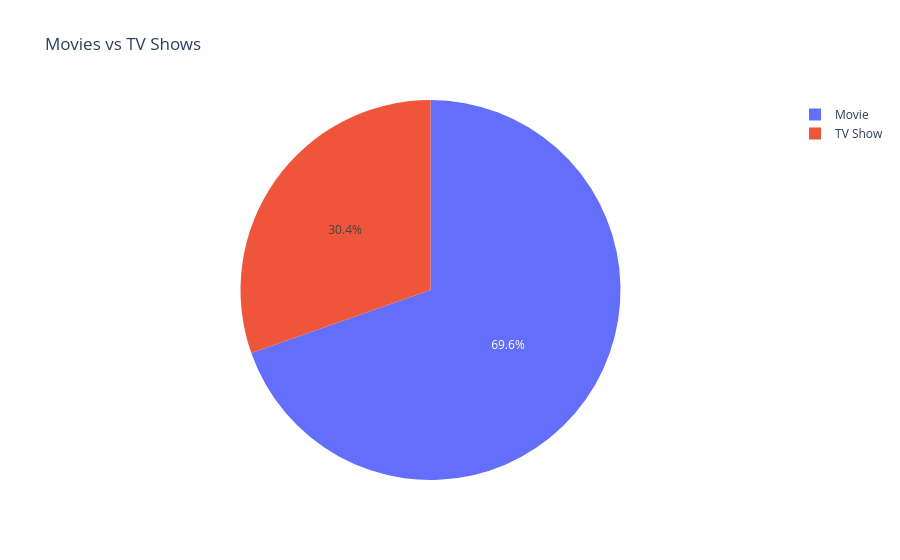

Notebook cell for this chart:
### Code cell
import plotly.express as px

# Movies vs TV Shows
type_count = df["type"].value_counts()

fig = px.pie(
    names=type_count.index,
    values=type_count.values,
    title="Movies vs TV Shows"
)

fig.show()

### Figure 1 — Plotly figure (JSON) as saved in the notebook; plotly's stock layout.template omitted (floating-point values rounded to 4 significant figures)
{"data": [{"domain": {"x": [0, 1], "y": [0, 1]}, "hovertemplate": "label=%{label}<br>value=%{value}<extra></extra>", "labels": ["Movie", "TV Show"], "legendgroup": "", "name": "", "showlegend": true, "type": "pie", "values": [6131, 2676]}], "layout": {"legend": {"tracegroupgap": 0}, "title": {"text": "Movies vs TV Shows"}}}
